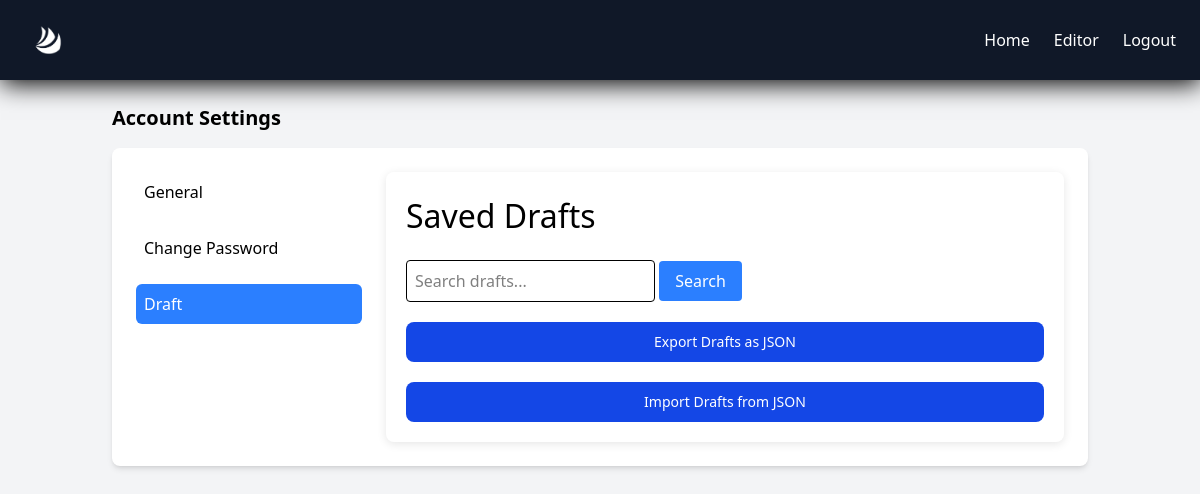
Page /wireframe/draft.php (signed in) on the earlier database version.
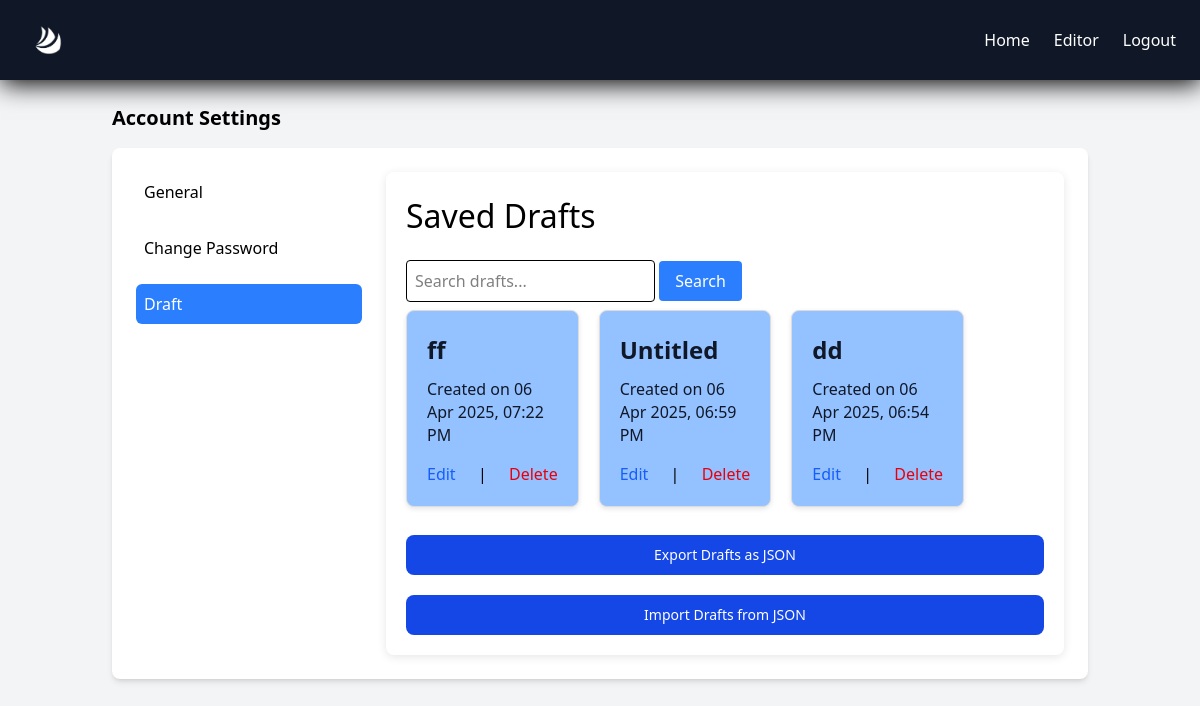
Same page on the later database version.
### tables this page shows
CREATE TABLE `drafts` (
  `id` int(11) NOT NULL AUTO_INCREMENT,
  `user_id` int(11) NOT NULL,
  `title` varchar(255) DEFAULT 'Untitled Draft',
  `content` longtext NOT NULL,
  `created_at` timestamp NULL DEFAULT current_timestamp(),
  PRIMARY KEY (`id`)
);

### public/wireframe/draft.php (the view, shortened to what this page needs)
<?php
include "../php/config.php";
?>
<!DOCTYPE html>
<html lang="en">
<head>
    <link href="../assets/css/tailwindstyles.css" rel="stylesheet">
    <link rel="stylesheet" href="../assets/css/utilities.css">
        <link rel="stylesheet" href="../assets/css/dashboard.css">
    <link href='https://unpkg.com/boxicons@2.1.4/css/boxicons.min.css' rel='stylesheet'>
</head>
<body class="bg-gray-100">
    <header class="sticky top-0 bg-[#101828]   shadow-[1px_4px_24px_#000]">
        <div class="flex items-center justify-between px-6 py-4">
            <a href="../index.php">
                <img src="../uploads/logo.png" alt="Logo" class="h-12 w-12 invert">
            </a>
            <nav class="space-x-6  md:flex">
                <a href="../index.php" class="text-white">Home</a>
                <a href="../wireframe/editor.php" class="text-white">Editor</a>
                <a href="../php/logout.php" class="text-white">Logout</a>
            </nav>
        </div>
    </header>
    <div class="container mx-auto p-6">
        <h4 class="text-xl font-bold mb-4">Account Settings</h4>
        <div class="bg-white shadow-md rounded-lg p-6 md:flex md:space-x-6">
            <div class="md:w-1/4 w-full border-b-gray-500 md:border-b-0  pb-4 md:pb-0">
                <div class="space-y-4">
                    <a class="block p-2 hover:bg-gray-200  rounded-md" href="setting.php">General</a>
                    <a class="block p-2 hover:bg-gray-200 rounded-md" href="password.php">Change Password</a>
                    <a class="block p-2 bg-blue-500 text-white rounded-md" href="#account-info">Draft</a>
                </div>
            </div>
            <div class=" md:w-3/4 w-full ">
                <div id="account-general">
                        <div class="dashboard-content ">
                            <h2>Saved Drafts</h2>
                            <form method="GET" action="">
                                <input type="text" name="q" placeholder="Search drafts..."
                                class="border p-2 rounded"
                                value="<?= htmlspecialchars($_GET['q'] ?? '') ?>">
                                <button type="submit" class="bg-blue-500 text-white px-4 py-2 rounded">Search</button>
                            </form>
                            <div class="drafts-container">
<?php
$uid = $_SESSION['user_id'];
$search = $_GET['q'] ?? '';
if (!empty($search)) {
    $like = "%" . $search . "%";
    $stmt = $conn->prepare("SELECT * FROM drafts WHERE user_id = ? AND title LIKE ? ORDER BY created_at DESC");
    $stmt->bind_param("is", $uid, $like);
} else {
    $stmt = $conn->prepare("SELECT * FROM drafts WHERE user_id = ? ORDER BY created_at DESC");
    $stmt->bind_param("i", $uid);
}
$stmt->execute();
$result = $stmt->get_result();
while ($row = $result->fetch_assoc()) {
    $id = htmlspecialchars($row['id']);
    $title = !empty($row['title']) ? $row['title'] : 'Untitled Draft';
    $createdAt = date("d M Y, h:i A", strtotime($row['created_at']));
    echo '<div class="draft border rounded p-4 my-2">';
    echo '<h3 class="font-bold text-lg">' . htmlspecialchars($title) . '</h3>';
    echo '<p class="text-gray-500 text-sm">Created on ' . $createdAt . '</p>';
    echo '<div class="actions mt-2">';
    echo '<a href="../wireframe/editor.php?draft_id=' .$id . '" class="edit-draft text-blue-600">Edit</a> | ';
    echo '<a href="../draft/delete_draft.php?id=' . $id. '" class="text-red-600" onclick="return confirm(\'Delete this draft?\')">Delete</a> ';
    echo '</div></div>';
}
?>
</div>
                            <div class="export-import-buttons">
                                <button id="export-drafts-btn" class="w-full my-5 text-white bg-blue-700 hover:bg-blue-800 focus:ring-4 focus:ring-blue-300 font-medium rounded-lg text-sm px-5 py-2.5 text-center cursor-pointer">Export Drafts as JSON</button>
                                <button id="import-drafts-btn"class="w-full  text-white bg-blue-700 hover:bg-blue-800 focus:ring-4 focus:ring-blue-300 font-medium rounded-lg text-sm px-5 py-2.5 text-center cursor-pointer" >Import Drafts from JSON</button>
                            </div>
                        </div>
                </div>
            </div>
        </div>
    </div>
</body>
</html>

### public/assets/css/utilities.css (style rules this page uses)
:root { --main-bg-color: rgb(255, 255, 255); --bg-navbar: #101828; --bg-link: #c9daff; --bg-content: #94c1ff; --hover-color: #0056b3; --font1: 'Lilita One', cursive; --font2: 'Maven Pro', sans-serif; --font3: 'Signika Negative', sans-serif; --font4: 'Ubuntu', sans-serif; --font5: 'Fjalla One', sans-serif; --font6: 'Courier New', Courier, monospace; --font7: "Atkinson Hyperlegible", sans-serif; --font8: "Merienda", cursive; --font9: 'Nunito', sans-serif; }

### public/assets/css/dashboard.css (style rules this page uses)
.dashboard-content { padding: 20px; border-radius: 8px; box-shadow: 0 2px 10px rgba(0, 0, 0, 0.1); }
.dashboard-content h2 { font-size: 2em; margin-bottom: 20px; }
#account-general { box-sizing: unset !important; }
.drafts-container { display: flex; flex-wrap: wrap; gap: 20px; }
.draft { flex: 1 1 calc(33.333% - 40px); max-width: calc(33.333% - 40px); padding: 20px; border: 1px solid #ddd; border-radius: 8px; background-color: var(--bg-content); box-shadow: 0 2px 5px rgba(0, 0, 0, 0.1); transition: transform 0.3s ease, box-shadow 0.3s ease; }
.draft h3 { font-size: 1.5em; margin-bottom: 10px; color: var(--bg-navbar); }
.draft p { font-size: 1em; margin-bottom: 15px; color: var(--bg-navbar); }
.draft .actions { display: flex; justify-content: space-between; }

Differences in the rows shown:
added drafts: title "ff", created_at "06 Apr 2025, 07:22 PM"
added drafts: title "Untitled", created_at "06 Apr 2025, 06:59 PM"
added drafts: title "dd", created_at "06 Apr 2025, 06:54 PM"
